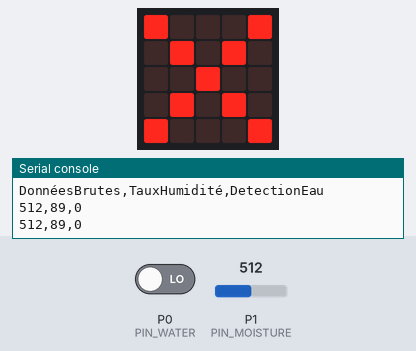
Simulated run of this program. Board: BBC micro:bit (MakeCode). Parts: the board's 5×5 LED display, the last lines printed to the serial console. Inputs (shaded band) come from the test bench; at power-on: P0 (PIN_WATER) LOW, P1 (PIN_MOISTURE) = 512 (analog values on the 0–1023 scale).

Above: at 1.2 s.
1.3 s: P0 (PIN_WATER) driven HIGH
At 2.8 s:
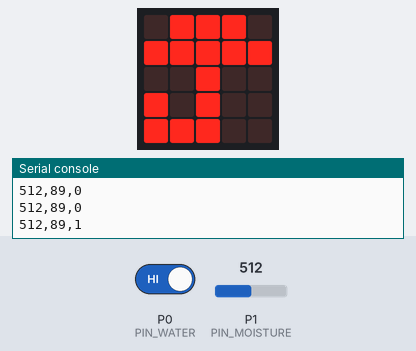
3.7 s: P0 (PIN_WATER) driven LOW
At 4.8 s:
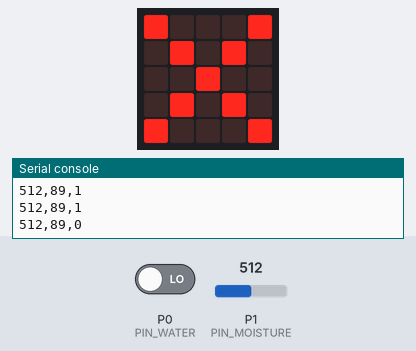
Timing chart, 0 to 6.7 s (numbered marks = the images above; inputs shaded):
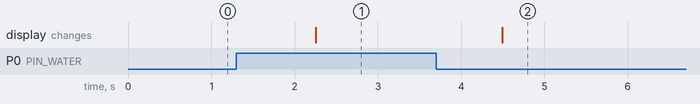

The program:

main.ts
```typescript
// Valeur dans l'eau
// Fonction de conversion pour l'humidité
// return humidity
function convertMoisture (rawValue: number) {
    // Conversion en pourcentage avec inversion de l'échelle
    // et limitation entre 0 et 100%
    humidity = Math.map(rawValue, MOISTURE_AIR, MOISTURE_WATER, 0, 100)
    // Limiter les valeurs entre 0 et 100
    if (humidity < 0) {
        humidity = 0
    }
    if (humidity > 100) {
        humidity = 100
    }
    return Math.round(humidity)
}
/**
 * Signal digital détection d'eau sur P0
 *
 * Signal analogique humidité de l'eau sur P1
 *
 * Fonction de conversion pour l'humidité
 */
let humidity = 0
let MOISTURE_WATER = 0
let MOISTURE_AIR = 0
let moistureRaw = 0
let waterDetected = 0
let moisture = 0
// Initialisation de la communication série
serial.setBaudRate(BaudRate.BaudRate115200)
serial.writeString("" + ("Démarrage du capteur EARTH\n"))
serial.writeString("" + ("Moisture,WaterDetected\n"))
// Constantes de calibration
// Valeur dans l'air (sec)
MOISTURE_AIR = 1017
// Valeur dans l'eau
MOISTURE_WATER = 450
// En-tête CSV
serial.writeString("" + ("Démarrage du capteur EARTH\n"))
serial.writeString("" + ("DonnéesBrutes,TauxHumidité,DetectionEau\n"))
// Définition des broches
// Signal analogique humidité sur P1
let PIN_MOISTURE = AnalogPin.P1
// Signal digital détection d'eau sur P0
let PIN_WATER = DigitalPin.P0
// Boucle principale
basic.forever(function () {
    // Lecture des valeurs
    moistureRaw = pins.analogReadPin(PIN_MOISTURE)
    waterDetected = pins.digitalReadPin(PIN_WATER)
    // Conversion de l'humidité
    moisture = convertMoisture(moistureRaw)
    // Envoi des données sur le port série
    serial.writeString("" + (moistureRaw.toString()))
    serial.writeString(",")
    serial.writeString("" + (moisture.toString()))
    serial.writeString(",")
    serial.writeString("" + (waterDetected.toString()))
    serial.writeString("" + ("\n"))
    // Affichage sur la matrice LED selon la présence d'eau
    if (waterDetected == 1) {
        basic.showIcon(IconNames.Umbrella)
    } else {
        basic.showIcon(IconNames.No)
    }
    // Pause de 1 seconde
    basic.pause(500)
})
```

test.ts
```typescript
// les tests vont ici ; cela ne sera pas compilé si ce paquet est utilisé en tant qu'extension.
```

Measured:
- after the input at 1.3 s, the display: changes after 0.95 s (image 1)
- after the input at 3.7 s, the display: changes after 0.80 s (image 2)
